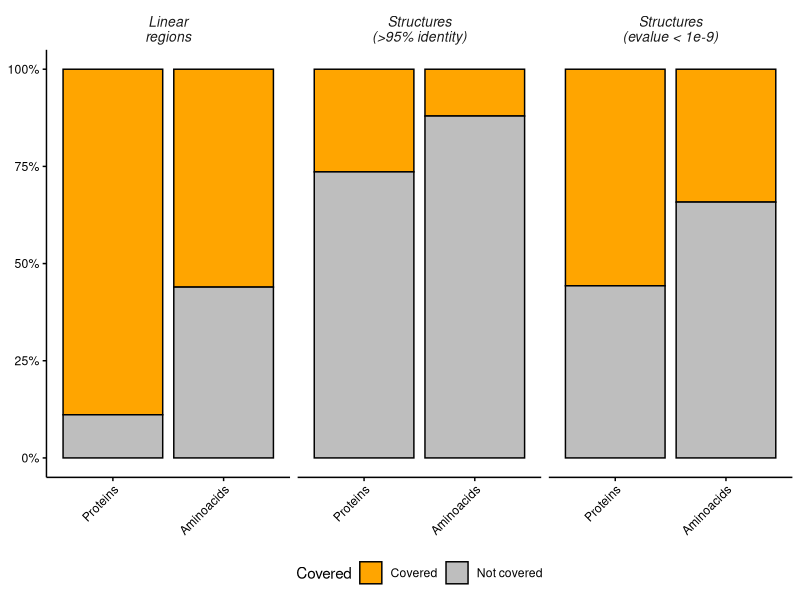

Recreate this plot in R.
library (ggplot2)

cov.data <- read.table ("../raw_data/coverage_proteins.txt", sep = "\t", header = TRUE)

#Adjust order
cov.data$Variable <- factor (cov.data$Variable, levels = c ("Proteins", "Aminoacids"))

#Adjust labels
cov.data$Feature <- factor (cov.data$Feature, levels = c ("Linear regions", "Structures (>95%)", "Structures (e-value < 1e-9)"), labels = c ("Linear\nregions", "Structures\n(>95% identity)", "Structures\n(evalue < 1e-9)"))

#Plot
ggplot (cov.data, aes (x = Variable, y = Percent)) + geom_bar (stat = "identity", aes (fill = Covered), color = "black") + facet_wrap (~Feature) + theme (axis.text = element_text (color = "black"), axis.ticks = element_line (color = "black"), axis.line.x = element_line (color = "black"), axis.line.y = element_line (color = "black"), panel.background = element_blank(), axis.title = element_blank(), axis.text.x = element_text (angle = 45, hjust = 1), strip.background = element_blank(), strip.text = element_text (face = "italic", size = 10), legend.position = "bottom") + scale_y_continuous (labels = scales::percent) + scale_fill_manual (values = c ("orange", "gray"))
